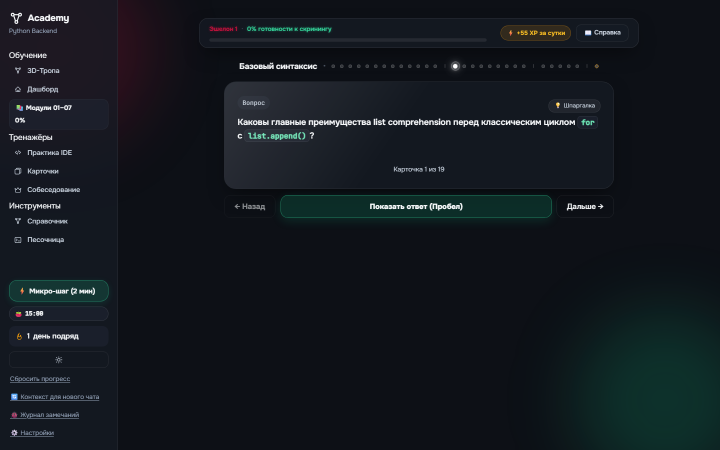
#> input picture design_mockups/live_skill_111_cards.png, 1440 x 900 px, found by its file name (shown at 1/2 size)
$ python capture_cards_tab.py
#> lines starting #> are read from the running program, lines starting #| are printed output that depends on the picture
import subprocess
import shutil
import os
import time
from PIL import Image

chrome_path = r"C:\Program Files\Google\Chrome\Application\chrome.exe"
brain_dir = r"C:\Users\fury6\.gemini\antigravity\brain\d689245c-f3a9-498f-b883-ee4a97e4b9bc"
test_html = r"C:\Users\fury6\OneDrive\Python_Backend_Academy\design_mockups\test_screenshot_cards.html"
cards_png = r"C:\Users\fury6\OneDrive\Python_Backend_Academy\design_mockups\live_skill_111_cards.png"
cards_crop_png = r"C:\Users\fury6\OneDrive\Python_Backend_Academy\design_mockups\live_skill_111_cards_crop.png"

loader_html = """<!DOCTYPE html>
<html>
<head>
<script>
  try {
    const s = JSON.parse(localStorage.getItem('academy_state_v1') || '{}');
    if(!s.readingPositions) s.readingPositions = {};
    s.readingPositions['1.1.1'] = { tab: 'cards', fId: 'Ф-001', cardIdx: 0, updatedAt: Date.now() };
    localStorage.setItem('academy_state_v1', JSON.stringify(s));
  } catch(e){}
  window.location.replace('../academy.html#/python/skill/1.1.1');
</script>
</head>
<body>Redirecting to cards...</body>
</html>
"""

with open(test_html, "w", encoding="utf-8") as f:
    f.write(loader_html)

# Run chrome with slight delay
subprocess.run([
    chrome_path,
    "--headless=new", "--disable-gpu", "--window-size=1440,900",
    f"--screenshot={cards_png}",
    f"file:///{test_html.replace(os.sep, '/')}"
])
#> (this line was passed over: subprocess is not available in this run)

# Crop
if os.path.exists(cards_png):
    img = Image.open(cards_png)
#> img is the input picture: PIL image 1440x900 RGB; mean R, G, B 19.6, 25.1, 30.8
    crop = img.crop((260, 0, 1420, 600))
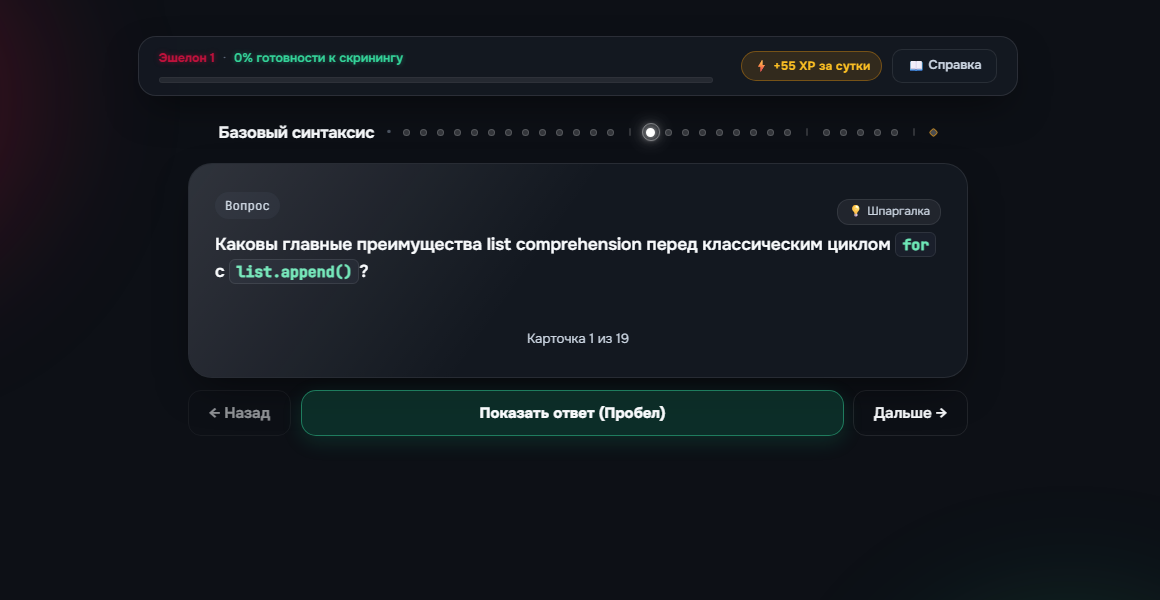
#> crop: PIL image 1160x600 RGB; mean R, G, B 19.7, 24.2, 30
    crop.save(cards_crop_png)
    shutil.copyfile(cards_png, os.path.join(brain_dir, "live_skill_111_cards.png"))
    shutil.copyfile(cards_crop_png, os.path.join(brain_dir, "live_skill_111_cards_crop.png"))
    print("Cards screenshot saved successfully!")
else:
    print("Failed to save screenshot")

$ run again, with design_mockups/03_desk_python_module.png copied over design_mockups/live_skill_111_cards.png
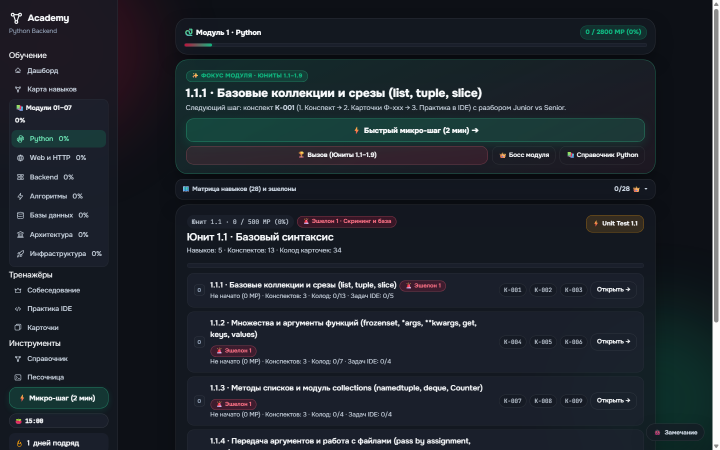
#> input picture design_mockups/03_desk_python_module.png, 1440 x 900 px, found by its file name (shown at 1/2 size)
#> img is the input picture: PIL image 1440x900 RGB; mean R, G, B 31.3, 37.6, 45
#> `crop = img.crop((260, 0, 1420, 600))`:
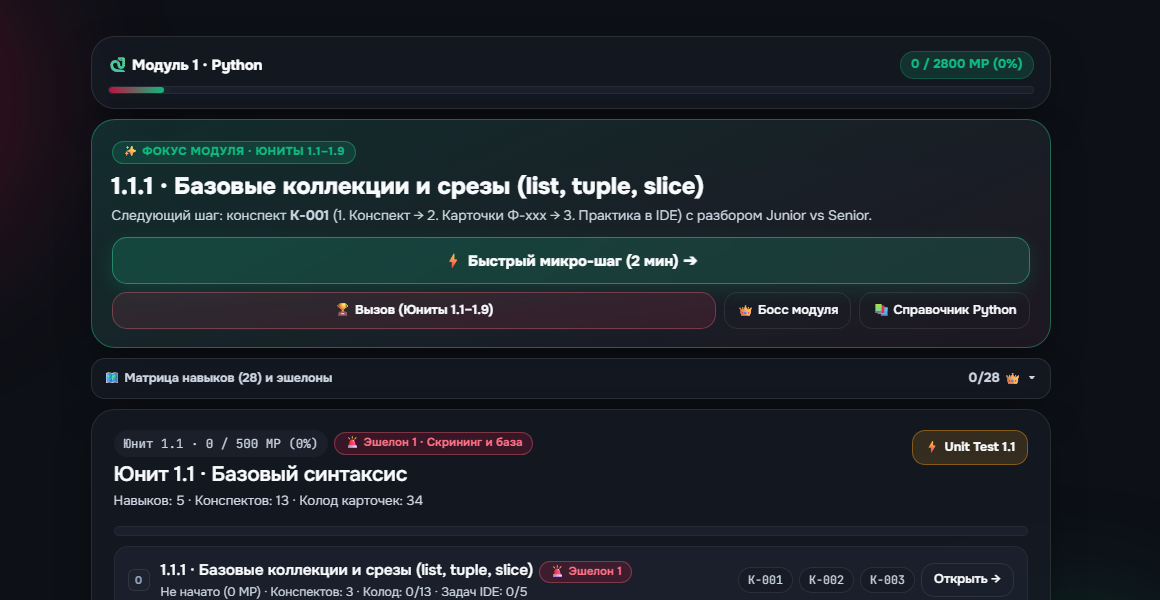
#> crop: PIL image 1160x600 RGB; mean R, G, B 27.7, 34.7, 40.7

$ run again, with design_mockups/05_desk_practice_ide.png copied over design_mockups/live_skill_111_cards.png
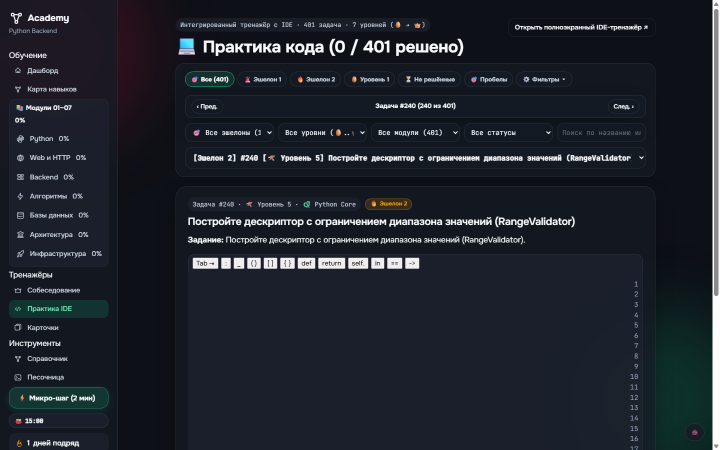
#> input picture design_mockups/05_desk_practice_ide.png, 1440 x 900 px, found by its file name (shown at 1/2 size)
#> img is the input picture: PIL image 1440x900 RGB; mean R, G, B 30.8, 35.7, 44
#> `crop = img.crop((260, 0, 1420, 600))`:
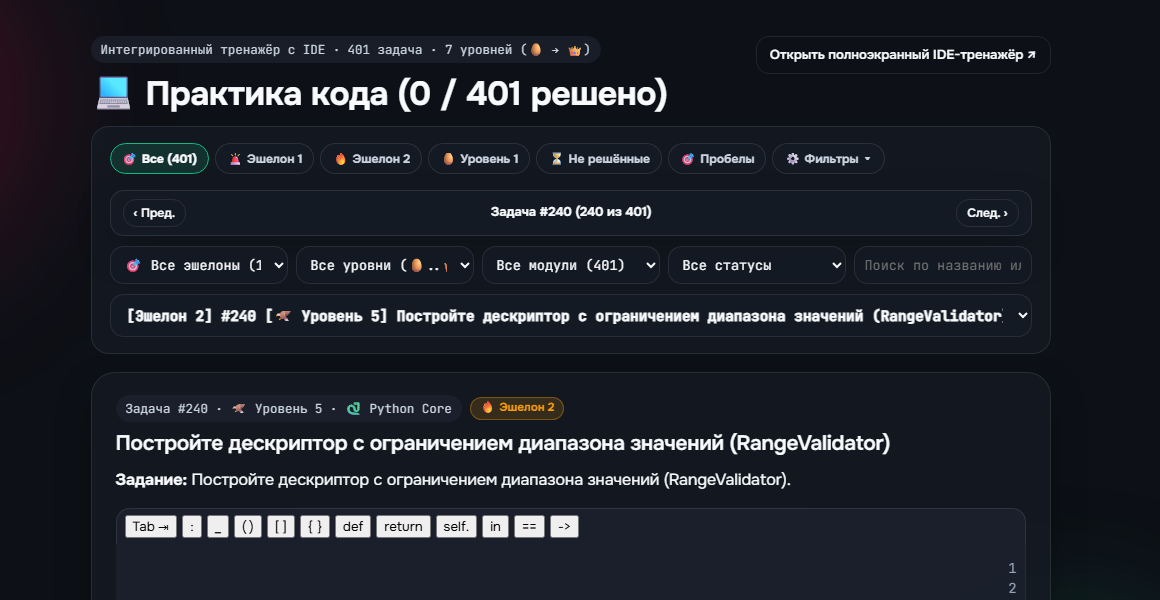
#> crop: PIL image 1160x600 RGB; mean R, G, B 30.5, 34.4, 42

$ run again, with design_mockups/06_desk_mock_interview.png copied over design_mockups/live_skill_111_cards.png
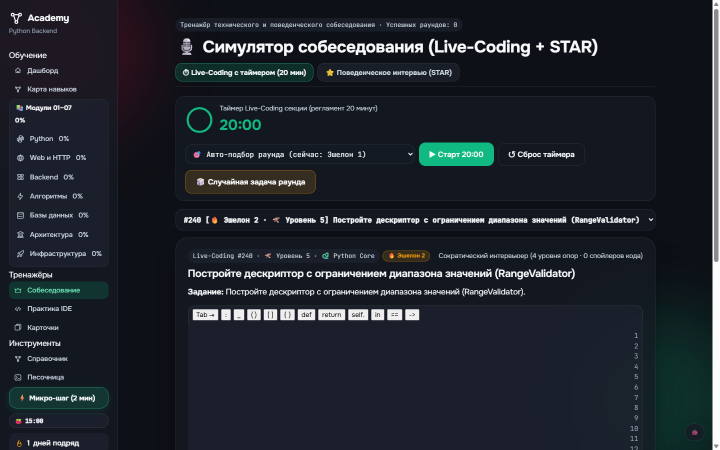
#> input picture design_mockups/06_desk_mock_interview.png, 1440 x 900 px, found by its file name (shown at 1/2 size)
#> img is the input picture: PIL image 1440x900 RGB; mean R, G, B 31.3, 37, 44.1
#> `crop = img.crop((260, 0, 1420, 600))`:
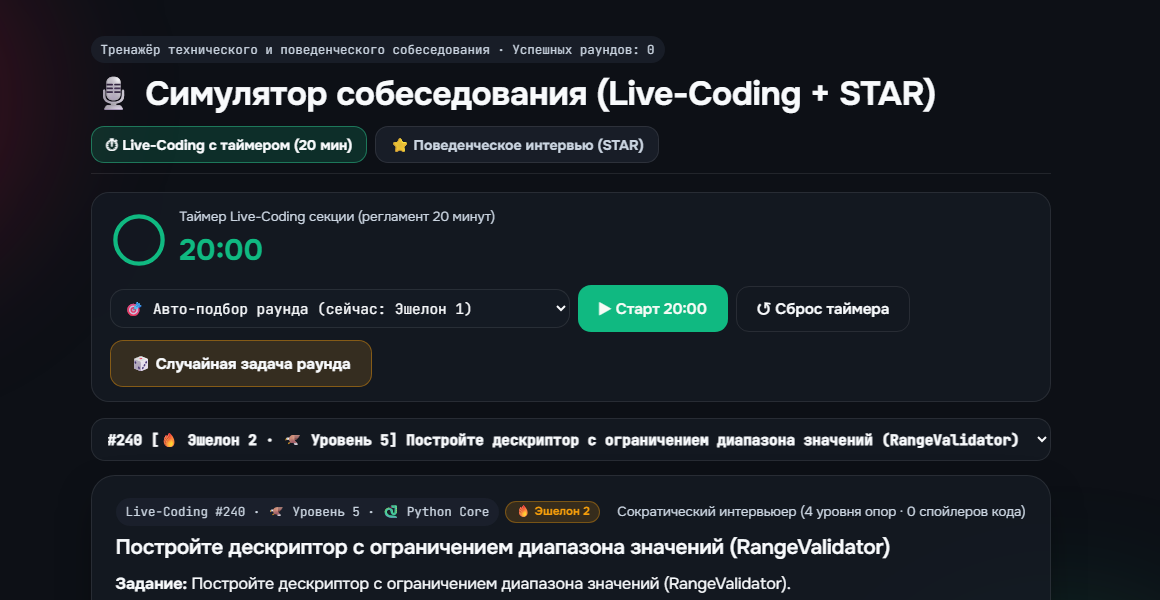
#> crop: PIL image 1160x600 RGB; mean R, G, B 28.9, 34.4, 40.2
